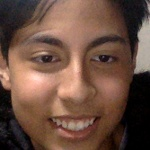
#> input picture face_recognition/Data/Javier/face_0.jpg, 150 x 150 px, given in place of the camera
$ jupyter execute face_capture.ipynb   (text cells are left out)
#> lines starting #> are read from the running program, lines starting #| are printed output that depends on the picture
[cell 1]
import cv2
import os
import imutils

#Create the path to store de face images
personName = 'Name'
dataPath = 'Data'
personPath = dataPath + '/' + personName

if not os.path.exists(personPath):
    print('Folder created: ',personPath);
    os.makedirs(personPath)

#Initialize webcam capture
cap = cv2.VideoCapture(0)

#Use CascadeClassifier to find the face in the webcam image
faceClassif = cv2.CascadeClassifier(cv2.data.haarcascades+'haarcascade_frontalface_default.xml')
count = 0

#Capture 200 face images
while True:
    ret, frame = cap.read()
#> frame is the input picture: shape (150, 150, 3); mean B, G, R 65.7, 79.4, 109
    if ret == False: break
    frame =  imutils.resize(frame, width=640)
#> frame: shape (640, 640, 3)
    gray = cv2.cvtColor(frame, cv2.COLOR_BGR2GRAY)
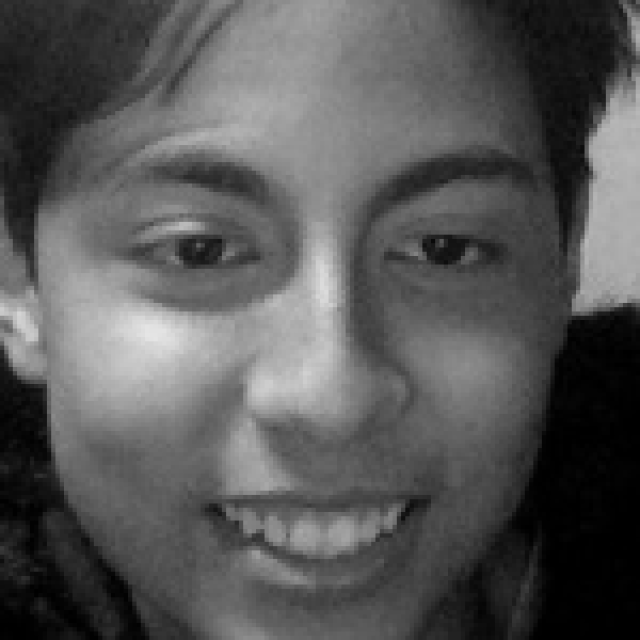
#> gray: shape (640, 640); min 0, max 229, mean 86.7
    auxFrame = frame.copy()

    faces = faceClassif.detectMultiScale(gray,1.3,5)
#> faces = [[40, 37, 559, 559]]

    for (x,y,w,h) in faces:
        cv2.rectangle(frame, (x,y),(x+w,y+h),(0,255,0),2)
        face_im = auxFrame[y:y+h,x:x+w]
        face_im = cv2.resize(face_im,(150,150),interpolation=cv2.INTER_CUBIC)
        cv2.imwrite(personPath + '/face_{}.jpg'.format(count),face_im)
        count = count + 1
        cv2.imshow('frame',frame)
#> this loop made 1 pass
#> (x, y, w, h, count) on pass 1: (40, 37, 559, 559, 1)
#> pass 1, `face_im = auxFrame[y:y+h,x:x+w]`:
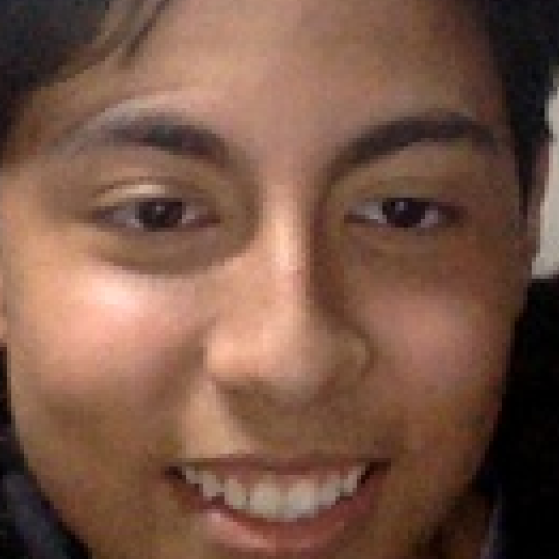
#> face_im: shape (559, 559, 3); mean B, G, R 70.3, 86.3, 120.5
#> pass 1, `cv2.imshow('frame',frame)`:
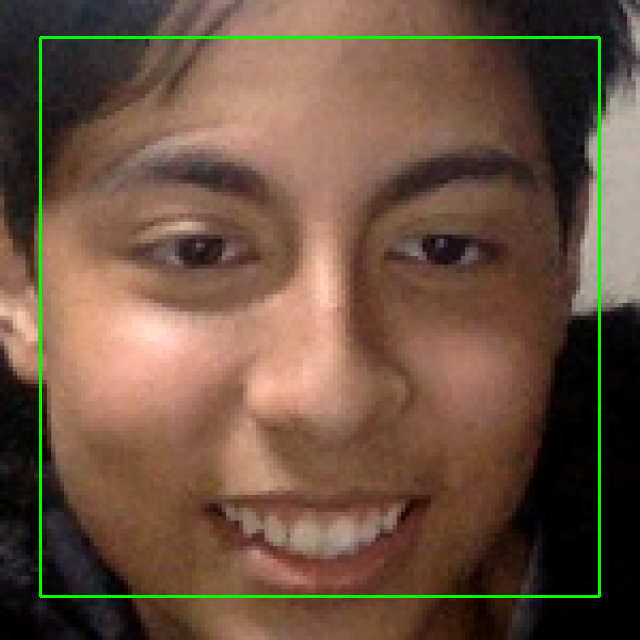
#> window 'frame': shape (640, 640, 3); mean B, G, R 64.8, 82.6, 107.7
#> after the loop, count = 1

    k =  cv2.waitKey(1)
#> (key Esc is pressed here)
    if k == 27 or count >= 200:
        break

cap.release()
cv2.destroyAllWindows()
